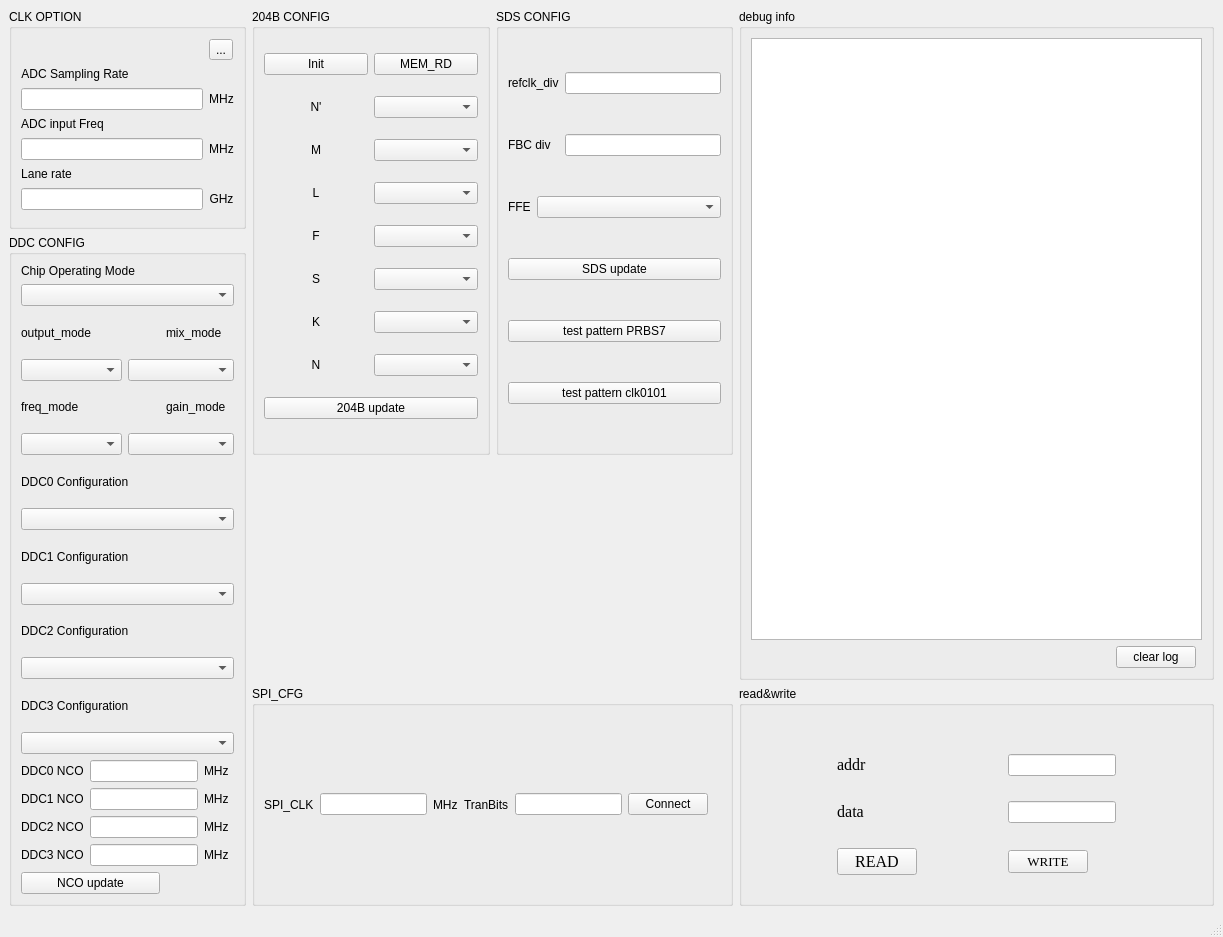
<?xml version="1.0" encoding="UTF-8"?>
<ui version="4.0">
 <class>MainWindow</class>
 <widget class="QMainWindow" name="MainWindow">
  <property name="geometry">
   <rect>
    <x>0</x>
    <y>0</y>
    <width>1223</width>
    <height>937</height>
   </rect>
  </property>
  <property name="windowTitle">
   <string>MainWindow</string>
  </property>
  <widget class="QWidget" name="centralwidget">
   <property name="sizePolicy">
    <sizepolicy hsizetype="Expanding" vsizetype="Expanding">
     <horstretch>0</horstretch>
     <verstretch>0</verstretch>
    </sizepolicy>
   </property>
   <layout class="QGridLayout" name="gridLayout_6" rowstretch="1,1,1,1" columnstretch="1,1,1,2">
    <item row="0" column="0">
     <widget class="QGroupBox" name="groupBox_7">
      <property name="title">
       <string>CLK OPTION</string>
      </property>
      <layout class="QGridLayout" name="gridLayout_4">
       <item row="0" column="1">
        <widget class="QToolButton" name="clk_option_cfg_button">
         <property name="text">
          <string>...</string>
         </property>
        </widget>
       </item>
       <item row="5" column="0" colspan="2">
        <widget class="QLabel" name="fin_2">
         <property name="sizePolicy">
          <sizepolicy hsizetype="Fixed" vsizetype="Fixed">
           <horstretch>0</horstretch>
           <verstretch>0</verstretch>
          </sizepolicy>
         </property>
         <property name="focusPolicy">
          <enum>Qt::NoFocus</enum>
         </property>
         <property name="text">
          <string>Lane rate</string>
         </property>
         <property name="alignment">
          <set>Qt::AlignCenter</set>
         </property>
        </widget>
       </item>
       <item row="2" column="1">
        <widget class="QLabel" name="fs_2">
         <property name="focusPolicy">
          <enum>Qt::NoFocus</enum>
         </property>
         <property name="text">
          <string>MHz</string>
         </property>
         <property name="alignment">
          <set>Qt::AlignCenter</set>
         </property>
        </widget>
       </item>
       <item row="4" column="0">
        <widget class="QLineEdit" name="fin_display">
         <property name="focusPolicy">
          <enum>Qt::NoFocus</enum>
         </property>
        </widget>
       </item>
       <item row="2" column="0">
        <widget class="QLineEdit" name="fs_display">
         <property name="focusPolicy">
          <enum>Qt::NoFocus</enum>
         </property>
        </widget>
       </item>
       <item row="6" column="1">
        <widget class="QLabel" name="fs_4">
         <property name="focusPolicy">
          <enum>Qt::NoFocus</enum>
         </property>
         <property name="text">
          <string>GHz</string>
         </property>
         <property name="alignment">
          <set>Qt::AlignCenter</set>
         </property>
        </widget>
       </item>
       <item row="1" column="0" colspan="2">
        <widget class="QLabel" name="fs">
         <property name="sizePolicy">
          <sizepolicy hsizetype="Fixed" vsizetype="Fixed">
           <horstretch>0</horstretch>
           <verstretch>0</verstretch>
          </sizepolicy>
         </property>
         <property name="focusPolicy">
          <enum>Qt::NoFocus</enum>
         </property>
         <property name="text">
          <string>ADC Sampling Rate</string>
         </property>
         <property name="alignment">
          <set>Qt::AlignCenter</set>
         </property>
        </widget>
       </item>
       <item row="3" column="0" colspan="2">
        <widget class="QLabel" name="fin">
         <property name="sizePolicy">
          <sizepolicy hsizetype="Fixed" vsizetype="Fixed">
           <horstretch>0</horstretch>
           <verstretch>0</verstretch>
          </sizepolicy>
         </property>
         <property name="focusPolicy">
          <enum>Qt::NoFocus</enum>
         </property>
         <property name="text">
          <string>ADC input Freq</string>
         </property>
         <property name="alignment">
          <set>Qt::AlignCenter</set>
         </property>
        </widget>
       </item>
       <item row="6" column="0">
        <widget class="QLineEdit" name="fin_display_2">
         <property name="focusPolicy">
          <enum>Qt::NoFocus</enum>
         </property>
        </widget>
       </item>
       <item row="4" column="1">
        <widget class="QLabel" name="fs_3">
         <property name="focusPolicy">
          <enum>Qt::NoFocus</enum>
         </property>
         <property name="text">
          <string>MHz</string>
         </property>
         <property name="alignment">
          <set>Qt::AlignCenter</set>
         </property>
        </widget>
       </item>
      </layout>
     </widget>
    </item>
    <item row="0" column="1" rowspan="2">
     <widget class="QGroupBox" name="groupBox_2">
      <property name="title">
       <string>204B CONFIG</string>
      </property>
      <layout class="QGridLayout" name="gridLayout">
       <item row="5" column="0">
        <widget class="QLabel" name="fs_23">
         <property name="focusPolicy">
          <enum>Qt::NoFocus</enum>
         </property>
         <property name="text">
          <string>S</string>
         </property>
         <property name="alignment">
          <set>Qt::AlignCenter</set>
         </property>
        </widget>
       </item>
       <item row="7" column="1">
        <widget class="QComboBox" name="n_reg_cfg"/>
       </item>
       <item row="3" column="1">
        <widget class="QComboBox" name="l_reg_cfg"/>
       </item>
       <item row="5" column="1">
        <widget class="QComboBox" name="s_reg_cfg"/>
       </item>
       <item row="4" column="0">
        <widget class="QLabel" name="fs_22">
         <property name="focusPolicy">
          <enum>Qt::NoFocus</enum>
         </property>
         <property name="text">
          <string>F</string>
         </property>
         <property name="alignment">
          <set>Qt::AlignCenter</set>
         </property>
        </widget>
       </item>
       <item row="8" column="0" colspan="2">
        <widget class="QPushButton" name="j204b_update_pushButton">
         <property name="text">
          <string>204B update</string>
         </property>
        </widget>
       </item>
       <item row="2" column="1">
        <widget class="QComboBox" name="m_reg_cfg"/>
       </item>
       <item row="1" column="0">
        <widget class="QLabel" name="fs_19">
         <property name="focusPolicy">
          <enum>Qt::NoFocus</enum>
         </property>
         <property name="text">
          <string>N'</string>
         </property>
         <property name="alignment">
          <set>Qt::AlignCenter</set>
         </property>
        </widget>
       </item>
       <item row="4" column="1">
        <widget class="QComboBox" name="f_reg_cfg"/>
       </item>
       <item row="2" column="0">
        <widget class="QLabel" name="fs_20">
         <property name="focusPolicy">
          <enum>Qt::NoFocus</enum>
         </property>
         <property name="text">
          <string>M</string>
         </property>
         <property name="alignment">
          <set>Qt::AlignCenter</set>
         </property>
        </widget>
       </item>
       <item row="6" column="0">
        <widget class="QLabel" name="fs_24">
         <property name="focusPolicy">
          <enum>Qt::NoFocus</enum>
         </property>
         <property name="text">
          <string>K</string>
         </property>
         <property name="alignment">
          <set>Qt::AlignCenter</set>
         </property>
        </widget>
       </item>
       <item row="6" column="1">
        <widget class="QComboBox" name="k_reg_cfg"/>
       </item>
       <item row="0" column="1">
        <widget class="QPushButton" name="mem_rd_button">
         <property name="text">
          <string>MEM_RD</string>
         </property>
        </widget>
       </item>
       <item row="0" column="0">
        <widget class="QPushButton" name="init_button">
         <property name="text">
          <string>Init</string>
         </property>
        </widget>
       </item>
       <item row="7" column="0">
        <widget class="QLabel" name="fs_25">
         <property name="focusPolicy">
          <enum>Qt::NoFocus</enum>
         </property>
         <property name="text">
          <string>N</string>
         </property>
         <property name="alignment">
          <set>Qt::AlignCenter</set>
         </property>
        </widget>
       </item>
       <item row="3" column="0">
        <widget class="QLabel" name="fs_21">
         <property name="focusPolicy">
          <enum>Qt::NoFocus</enum>
         </property>
         <property name="text">
          <string>L</string>
         </property>
         <property name="alignment">
          <set>Qt::AlignCenter</set>
         </property>
        </widget>
       </item>
       <item row="1" column="1">
        <widget class="QComboBox" name="ntotal_reg_cfg"/>
       </item>
      </layout>
     </widget>
    </item>
    <item row="0" column="2" rowspan="2">
     <widget class="QGroupBox" name="groupBox_6">
      <property name="title">
       <string>SDS CONFIG</string>
      </property>
      <layout class="QGridLayout" name="gridLayout_3">
       <item row="0" column="0" colspan="2">
        <widget class="QLabel" name="fs_26">
         <property name="focusPolicy">
          <enum>Qt::NoFocus</enum>
         </property>
         <property name="text">
          <string>refclk_div</string>
         </property>
        </widget>
       </item>
       <item row="3" column="0" colspan="3">
        <widget class="QPushButton" name="sds_button">
         <property name="text">
          <string>SDS update</string>
         </property>
        </widget>
       </item>
       <item row="2" column="0">
        <widget class="QLabel" name="fs_28">
         <property name="focusPolicy">
          <enum>Qt::NoFocus</enum>
         </property>
         <property name="text">
          <string>FFE</string>
         </property>
        </widget>
       </item>
       <item row="1" column="2">
        <widget class="QLineEdit" name="fbc_div">
         <property name="focusPolicy">
          <enum>Qt::StrongFocus</enum>
         </property>
        </widget>
       </item>
       <item row="2" column="1" colspan="2">
        <widget class="QComboBox" name="comboBox"/>
       </item>
       <item row="5" column="0" colspan="3">
        <widget class="QPushButton" name="sds_button_3">
         <property name="text">
          <string>test pattern clk0101</string>
         </property>
        </widget>
       </item>
       <item row="1" column="0" colspan="2">
        <widget class="QLabel" name="fs_27">
         <property name="focusPolicy">
          <enum>Qt::NoFocus</enum>
         </property>
         <property name="text">
          <string>FBC div</string>
         </property>
        </widget>
       </item>
       <item row="4" column="0" colspan="3">
        <widget class="QPushButton" name="sds_button_2">
         <property name="text">
          <string>test pattern PRBS7</string>
         </property>
        </widget>
       </item>
       <item row="0" column="2">
        <widget class="QLineEdit" name="refclk_div">
         <property name="focusPolicy">
          <enum>Qt::StrongFocus</enum>
         </property>
        </widget>
       </item>
      </layout>
     </widget>
    </item>
    <item row="0" column="3" rowspan="3">
     <widget class="QGroupBox" name="groupBox_11">
      <property name="sizePolicy">
       <sizepolicy hsizetype="Preferred" vsizetype="Expanding">
        <horstretch>0</horstretch>
        <verstretch>0</verstretch>
       </sizepolicy>
      </property>
      <property name="title">
       <string>debug info</string>
      </property>
      <layout class="QGridLayout" name="gridLayout_7">
       <item row="1" column="1">
        <spacer name="horizontalSpacer">
         <property name="orientation">
          <enum>Qt::Horizontal</enum>
         </property>
         <property name="sizeHint" stdset="0">
          <size>
           <width>40</width>
           <height>20</height>
          </size>
         </property>
        </spacer>
       </item>
       <item row="1" column="2">
        <widget class="QPushButton" name="clear_log_btn">
         <property name="sizePolicy">
          <sizepolicy hsizetype="Fixed" vsizetype="Fixed">
           <horstretch>0</horstretch>
           <verstretch>0</verstretch>
          </sizepolicy>
         </property>
         <property name="layoutDirection">
          <enum>Qt::LeftToRight</enum>
         </property>
         <property name="text">
          <string>clear log</string>
         </property>
        </widget>
       </item>
       <item row="0" column="0" colspan="4">
        <widget class="QTextBrowser" name="log_textBrowser"/>
       </item>
      </layout>
     </widget>
    </item>
    <item row="1" column="0" rowspan="3">
     <widget class="QGroupBox" name="ddc_config_groupbox">
      <property name="title">
       <string>DDC CONFIG</string>
      </property>
      <layout class="QGridLayout" name="gridLayout_5">
       <item row="8" column="0" colspan="5">
        <widget class="QComboBox" name="ddc0_config"/>
       </item>
       <item row="18" column="0">
        <widget class="QLabel" name="fs_17">
         <property name="focusPolicy">
          <enum>Qt::NoFocus</enum>
         </property>
         <property name="text">
          <string>DDC3 NCO</string>
         </property>
        </widget>
       </item>
       <item row="18" column="4">
        <widget class="QLabel" name="fs_18">
         <property name="focusPolicy">
          <enum>Qt::NoFocus</enum>
         </property>
         <property name="text">
          <string>MHz</string>
         </property>
        </widget>
       </item>
       <item row="18" column="1" colspan="3">
        <widget class="QLineEdit" name="nco3_line_edit"/>
       </item>
       <item row="13" column="0" colspan="4">
        <widget class="QLabel" name="fs_10">
         <property name="focusPolicy">
          <enum>Qt::NoFocus</enum>
         </property>
         <property name="text">
          <string>DDC3 Configuration</string>
         </property>
        </widget>
       </item>
       <item row="16" column="1" colspan="3">
        <widget class="QLineEdit" name="nco1_line_edit"/>
       </item>
       <item row="9" column="0" colspan="4">
        <widget class="QLabel" name="fs_8">
         <property name="focusPolicy">
          <enum>Qt::NoFocus</enum>
         </property>
         <property name="text">
          <string>DDC1 Configuration</string>
         </property>
        </widget>
       </item>
       <item row="15" column="0">
        <widget class="QLabel" name="fs_11">
         <property name="focusPolicy">
          <enum>Qt::NoFocus</enum>
         </property>
         <property name="text">
          <string>DDC0 NCO</string>
         </property>
        </widget>
       </item>
       <item row="3" column="3" colspan="2">
        <widget class="QLabel" name="fs_29">
         <property name="focusPolicy">
          <enum>Qt::NoFocus</enum>
         </property>
         <property name="text">
          <string>mix_mode</string>
         </property>
        </widget>
       </item>
       <item row="15" column="1" colspan="3">
        <widget class="QLineEdit" name="nco0_line_edit"/>
       </item>
       <item row="19" column="0" colspan="3">
        <widget class="QPushButton" name="nco_update_pushButton">
         <property name="text">
          <string>NCO update</string>
         </property>
        </widget>
       </item>
       <item row="17" column="1" colspan="3">
        <widget class="QLineEdit" name="nco2_line_edit"/>
       </item>
       <item row="17" column="0">
        <widget class="QLabel" name="fs_15">
         <property name="focusPolicy">
          <enum>Qt::NoFocus</enum>
         </property>
         <property name="text">
          <string>DDC2 NCO</string>
         </property>
        </widget>
       </item>
       <item row="3" column="0" colspan="2">
        <widget class="QLabel" name="fs_6">
         <property name="focusPolicy">
          <enum>Qt::NoFocus</enum>
         </property>
         <property name="text">
          <string>output_mode</string>
         </property>
        </widget>
       </item>
       <item row="15" column="4">
        <widget class="QLabel" name="fs_12">
         <property name="focusPolicy">
          <enum>Qt::NoFocus</enum>
         </property>
         <property name="text">
          <string>MHz</string>
         </property>
        </widget>
       </item>
       <item row="4" column="2" colspan="3">
        <widget class="QComboBox" name="mix_mode_config"/>
       </item>
       <item row="12" column="0" colspan="5">
        <widget class="QComboBox" name="ddc2_config"/>
       </item>
       <item row="2" column="0" colspan="5">
        <widget class="QComboBox" name="chip_mode_config"/>
       </item>
       <item row="5" column="0" colspan="2">
        <widget class="QLabel" name="fs_30">
         <property name="focusPolicy">
          <enum>Qt::NoFocus</enum>
         </property>
         <property name="text">
          <string>freq_mode</string>
         </property>
        </widget>
       </item>
       <item row="5" column="3" colspan="2">
        <widget class="QLabel" name="fs_31">
         <property name="focusPolicy">
          <enum>Qt::NoFocus</enum>
         </property>
         <property name="text">
          <string>gain_mode</string>
         </property>
        </widget>
       </item>
       <item row="1" column="0" colspan="4">
        <widget class="QLabel" name="fs_5">
         <property name="sizePolicy">
          <sizepolicy hsizetype="Fixed" vsizetype="Fixed">
           <horstretch>0</horstretch>
           <verstretch>0</verstretch>
          </sizepolicy>
         </property>
         <property name="focusPolicy">
          <enum>Qt::NoFocus</enum>
         </property>
         <property name="text">
          <string>Chip Operating Mode</string>
         </property>
        </widget>
       </item>
       <item row="7" column="0" colspan="4">
        <widget class="QLabel" name="fs_7">
         <property name="focusPolicy">
          <enum>Qt::NoFocus</enum>
         </property>
         <property name="text">
          <string>DDC0 Configuration</string>
         </property>
        </widget>
       </item>
       <item row="6" column="2" colspan="3">
        <widget class="QComboBox" name="gain_mode_config"/>
       </item>
       <item row="16" column="0">
        <widget class="QLabel" name="fs_13">
         <property name="focusPolicy">
          <enum>Qt::NoFocus</enum>
         </property>
         <property name="text">
          <string>DDC1 NCO</string>
         </property>
        </widget>
       </item>
       <item row="11" column="0" colspan="4">
        <widget class="QLabel" name="fs_9">
         <property name="focusPolicy">
          <enum>Qt::NoFocus</enum>
         </property>
         <property name="text">
          <string>DDC2 Configuration</string>
         </property>
        </widget>
       </item>
       <item row="17" column="4">
        <widget class="QLabel" name="fs_16">
         <property name="focusPolicy">
          <enum>Qt::NoFocus</enum>
         </property>
         <property name="text">
          <string>MHz</string>
         </property>
        </widget>
       </item>
       <item row="16" column="4">
        <widget class="QLabel" name="fs_14">
         <property name="focusPolicy">
          <enum>Qt::NoFocus</enum>
         </property>
         <property name="text">
          <string>MHz</string>
         </property>
        </widget>
       </item>
       <item row="6" column="0" colspan="2">
        <widget class="QComboBox" name="freq_mode_config"/>
       </item>
       <item row="4" column="0" colspan="2">
        <widget class="QComboBox" name="real_mode_config"/>
       </item>
       <item row="14" column="0" colspan="5">
        <widget class="QComboBox" name="ddc3_config"/>
       </item>
       <item row="10" column="0" colspan="5">
        <widget class="QComboBox" name="ddc1_config"/>
       </item>
      </layout>
     </widget>
    </item>
    <item row="2" column="1" colspan="2">
     <widget class="QLabel" name="label_9">
      <property name="text">
       <string/>
      </property>
      <property name="pixmap">
       <pixmap resource="../images/ui_pr.qrc">:/images/diagram_strut.png</pixmap>
      </property>
      <property name="scaledContents">
       <bool>true</bool>
      </property>
      <property name="alignment">
       <set>Qt::AlignLeading|Qt::AlignLeft|Qt::AlignVCenter</set>
      </property>
      <property name="margin">
       <number>10</number>
      </property>
      <property name="indent">
       <number>-1</number>
      </property>
      <property name="openExternalLinks">
       <bool>false</bool>
      </property>
     </widget>
    </item>
    <item row="3" column="1" colspan="2">
     <widget class="QGroupBox" name="groupBox_9">
      <property name="title">
       <string>SPI_CFG</string>
      </property>
      <layout class="QHBoxLayout" name="horizontalLayout_2">
       <item>
        <widget class="QLabel" name="label_3">
         <property name="text">
          <string>SPI_CLK</string>
         </property>
        </widget>
       </item>
       <item>
        <widget class="QLineEdit" name="lineEdit"/>
       </item>
       <item>
        <widget class="QLabel" name="fs_32">
         <property name="focusPolicy">
          <enum>Qt::NoFocus</enum>
         </property>
         <property name="text">
          <string>MHz</string>
         </property>
        </widget>
       </item>
       <item>
        <widget class="QLabel" name="label_4">
         <property name="text">
          <string>TranBits</string>
         </property>
        </widget>
       </item>
       <item>
        <widget class="QLineEdit" name="lineEdit_2"/>
       </item>
       <item>
        <widget class="QPushButton" name="pushButton">
         <property name="text">
          <string>Connect</string>
         </property>
        </widget>
       </item>
       <item>
        <widget class="QLabel" name="label_6">
         <property name="text">
          <string/>
         </property>
         <property name="pixmap">
          <pixmap>:/status/OFF.png</pixmap>
         </property>
        </widget>
       </item>
      </layout>
     </widget>
    </item>
    <item row="3" column="3">
     <widget class="QGroupBox" name="groupBox_3">
      <property name="sizePolicy">
       <sizepolicy hsizetype="Expanding" vsizetype="Expanding">
        <horstretch>0</horstretch>
        <verstretch>0</verstretch>
       </sizepolicy>
      </property>
      <property name="title">
       <string>read&amp;&amp;write</string>
      </property>
      <layout class="QGridLayout" name="gridLayout_2">
       <item row="2" column="3">
        <widget class="QLineEdit" name="addr_textEdit"/>
       </item>
       <item row="3" column="3">
        <widget class="QLineEdit" name="textEdit"/>
       </item>
       <item row="4" column="1">
        <widget class="QPushButton" name="read_button">
         <property name="font">
          <font>
           <family>Times New Roman</family>
           <pointsize>12</pointsize>
          </font>
         </property>
         <property name="text">
          <string>READ</string>
         </property>
        </widget>
       </item>
       <item row="2" column="1">
        <widget class="QLabel" name="label_8">
         <property name="sizePolicy">
          <sizepolicy hsizetype="Preferred" vsizetype="Fixed">
           <horstretch>0</horstretch>
           <verstretch>0</verstretch>
          </sizepolicy>
         </property>
         <property name="font">
          <font>
           <family>Times New Roman</family>
           <pointsize>12</pointsize>
          </font>
         </property>
         <property name="text">
          <string>addr</string>
         </property>
         <property name="alignment">
          <set>Qt::AlignLeading|Qt::AlignLeft|Qt::AlignVCenter</set>
         </property>
        </widget>
       </item>
       <item row="3" column="1">
        <widget class="QLabel" name="label_7">
         <property name="sizePolicy">
          <sizepolicy hsizetype="Fixed" vsizetype="Fixed">
           <horstretch>0</horstretch>
           <verstretch>0</verstretch>
          </sizepolicy>
         </property>
         <property name="font">
          <font>
           <family>Times New Roman</family>
           <pointsize>12</pointsize>
          </font>
         </property>
         <property name="text">
          <string>data</string>
         </property>
         <property name="alignment">
          <set>Qt::AlignCenter</set>
         </property>
        </widget>
       </item>
       <item row="2" column="4">
        <spacer name="horizontalSpacer_3">
         <property name="orientation">
          <enum>Qt::Horizontal</enum>
         </property>
         <property name="sizeHint" stdset="0">
          <size>
           <width>40</width>
           <height>20</height>
          </size>
         </property>
        </spacer>
       </item>
       <item row="3" column="4">
        <spacer name="horizontalSpacer_4">
         <property name="orientation">
          <enum>Qt::Horizontal</enum>
         </property>
         <property name="sizeHint" stdset="0">
          <size>
           <width>40</width>
           <height>20</height>
          </size>
         </property>
        </spacer>
       </item>
       <item row="4" column="3">
        <widget class="QPushButton" name="write_button">
         <property name="sizePolicy">
          <sizepolicy hsizetype="Fixed" vsizetype="Fixed">
           <horstretch>0</horstretch>
           <verstretch>0</verstretch>
          </sizepolicy>
         </property>
         <property name="font">
          <font>
           <family>Times New Roman</family>
           <pointsize>10</pointsize>
          </font>
         </property>
         <property name="text">
          <string>WRITE</string>
         </property>
        </widget>
       </item>
       <item row="0" column="2">
        <spacer name="horizontalSpacer_2">
         <property name="orientation">
          <enum>Qt::Horizontal</enum>
         </property>
         <property name="sizeHint" stdset="0">
          <size>
           <width>40</width>
           <height>20</height>
          </size>
         </property>
        </spacer>
       </item>
       <item row="4" column="0">
        <spacer name="horizontalSpacer_5">
         <property name="orientation">
          <enum>Qt::Horizontal</enum>
         </property>
         <property name="sizeHint" stdset="0">
          <size>
           <width>40</width>
           <height>20</height>
          </size>
         </property>
        </spacer>
       </item>
       <item row="4" column="4">
        <spacer name="horizontalSpacer_6">
         <property name="orientation">
          <enum>Qt::Horizontal</enum>
         </property>
         <property name="sizeHint" stdset="0">
          <size>
           <width>40</width>
           <height>20</height>
          </size>
         </property>
        </spacer>
       </item>
      </layout>
     </widget>
    </item>
   </layout>
  </widget>
  <widget class="QMenuBar" name="menubar">
   <property name="geometry">
    <rect>
     <x>0</x>
     <y>0</y>
     <width>1223</width>
     <height>23</height>
    </rect>
   </property>
  </widget>
  <widget class="QStatusBar" name="statusbar"/>
 </widget>
 <resources>
  <include location="../images/ui_pr.qrc"/>
  <include location="../../images/ui_pr.qrc"/>
 </resources>
 <connections/>
</ui>
